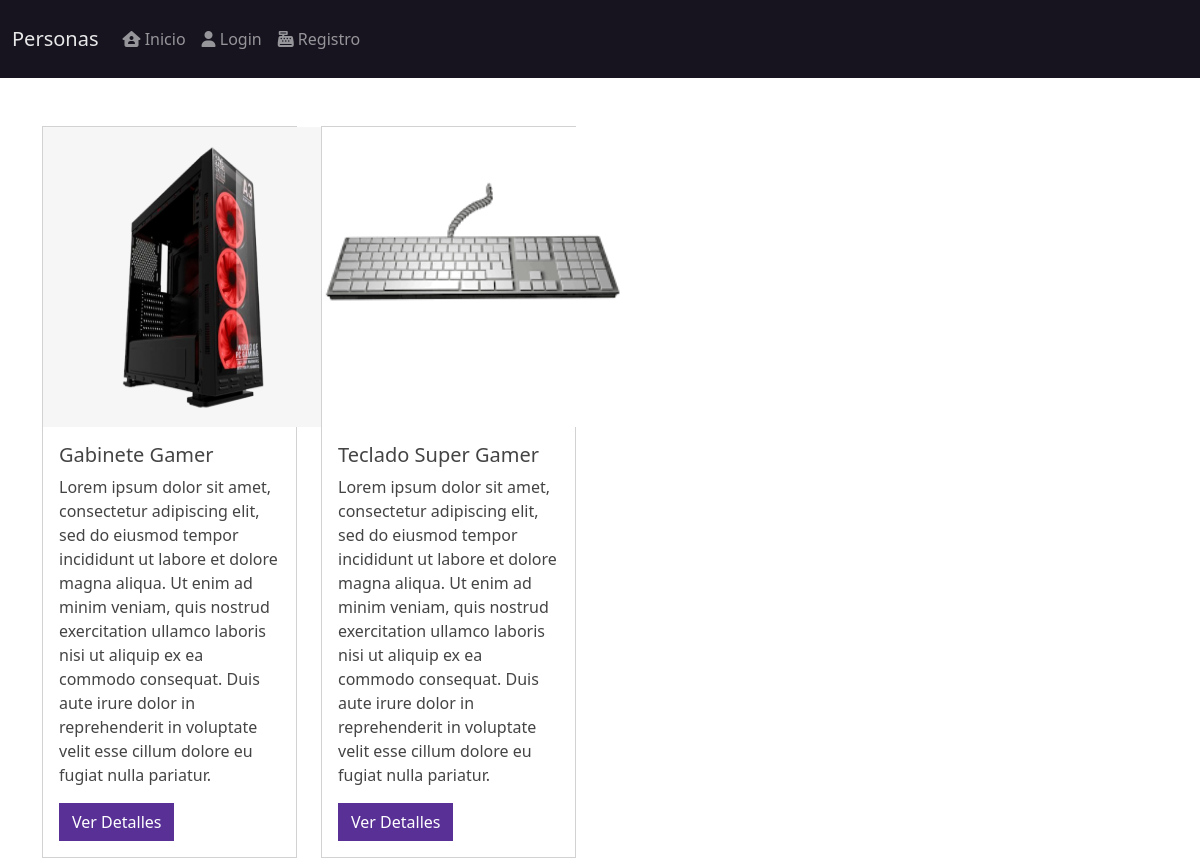
The page / on the database its author committed.
### productos/models.py (models this page shows, shortened)
class Product(models.Model):
    title = models.CharField(max_length=50)
    description = models.TextField() #Textarea
    price = models.DecimalField(max_digits=8, decimal_places=2, default=0.0)
    create_at = models.DateField(auto_now_add=True) # Se va a generar automaticamente la fecha de cuando se cree si esta en True.
    slug = models.SlugField(null=False, blank=False, unique=True) # Especificamos que no sea nulo, no pueda estar en blanco y sea unico.
    image = models.ImageField(upload_to='productos/', null= False, blank=False)

### productos/views.py (the view)
# urls.py: path("", ProductView.as_view(), name="index"), #Vista basada en clases desde productos.
class ProductView(ListView):
    template_name = 'index.html'
    queryset = Product.objects.all().order_by('-id') # Ordena por id
    def get_context_data(self, **kwargs):
        context = super().get_context_data(**kwargs) # lo que hace es yendo a buscar el contexto a nuestra clase superior.
        context ['productos'] = context['product_list'] # ya sea product_list o object_list, nos va a servir. Por defecto del class de models.py o de objects_list.
        return context

### templates/index.html
{% extends 'base.html'%}
{% block content %}
<div class="row">
    {% for product in product_list %}
    <div class="col-3 mt-5">
        <div class="card h-100">
            {% if product.image %}
            <img src="{{ product.image.url }}" alt="ImagenProducto" height="300" width="300">
            {% endif %}
            <div class="card-body">
                <h5 class="card-title">{{ product.title }}</h5>
                <p class="card-text">{{ product.description }}</p>
                <a href="#" class="btn btn-primary">Ver Detalles</a>
            </div>
        </div>
    </div>
    {% endfor %}
</div>
{% endblock %}

### templates/base.html (shortened to what this page needs)
{% load static %}
<!DOCTYPE html>
<html lang="en">
<head>
    <link rel="stylesheet" href="{% static 'css/bootstrap.css' %}">
</head>
<body>
{% include 'navbar.html' %}
<div class="container">
    <div class="row">
        {% block content%}
        {% endblock %}
    </div>
</div>
</body>
</html>

### templates/navbar.html (shortened to what this page needs)
<nav class="navbar navbar-expand-lg navbar-dark bg-dark">
    <div class="container-fluid">
      <a class="navbar-brand" href="{% url 'index'%}">Personas</a>
      <div class="collapse navbar-collapse" id="navbarSupportedContent">
        <ul class="navbar-nav me-auto mb-2 mb-lg-0">
            <li class="nav-item">
                <a href="{% url 'index'%}" class="nav-link">
                <span class="fa-solid fa-house-user"></span>
                Inicio</a>
              </li>
              {% if user.is_authenticated %}
            <li class="nav-item">
                <a href="{% url 'salir'%}" class="nav-link">
                <span class="fas fa-sign-in-alt"></span>
                Salir</a>
            </li>
            {% else%}
            <li class="nav-item">
              <a href="{% url 'login'%}" class="nav-link">
              <span class="fas fa-user"></span>
              Login</a>
            </li>
          <li class="nav-item">
            <a href="{% url 'registro'%}" class="nav-link">
            <span class="fas fa-cash-register"></span>
            Registro</a>
          </li>
          {% endif %}
        </ul>
      </div>
    </div>
  </nav>

### rows shown on the page
Product: image (picture), title "Gabinete Gamer", description "Lorem ipsum dolor sit amet, consectetur adipiscing elit, sed do eiusmod tempor incididunt ut labore et dolore magna aliqua. Ut enim ad minim veniam, quis nostrud exercitation ullamco laboris nisi ut aliquip ex ea commodo consequat. Duis aute irure dolor in reprehenderit in voluptate velit esse cillum dolore eu fugiat nulla pariatur."
Product: image (picture), title "Teclado Super Gamer", description "Lorem ipsum dolor sit amet, consectetur adipiscing elit, sed do eiusmod tempor incididunt ut labore et dolore magna aliqua. Ut enim ad minim veniam, quis nostrud exercitation ullamco laboris nisi ut aliquip ex ea commodo consequat. Duis aute irure dolor in reprehenderit in voluptate velit esse cillum dolore eu fugiat nulla pariatur."
